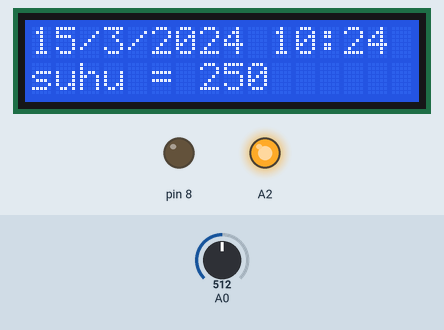
This sketch was run on a simulated Arduino Uno, built with avr-gcc and run on an emulated ATmega328P. On the bench: 16×2 character LCD, output pins drawn as LEDs (lit = HIGH). The test bench sets the inputs (shaded band); at power-on: A0 = 512. The local clock reads 2024-03-15 10:24:30 at power-on unless the sketch sets it; what the sketch prints to the serial monitor is not drawn.

Above: at 1.2 s.
1.3 s: A0 set to 80
At 2.8 s:
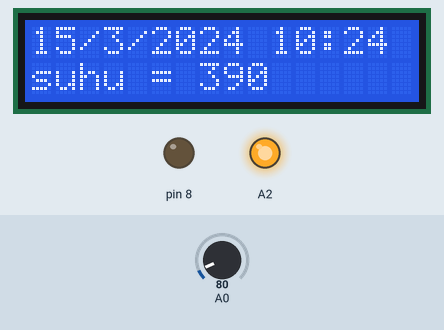
3.5 s: A0 set to 68
At 4.9 s:
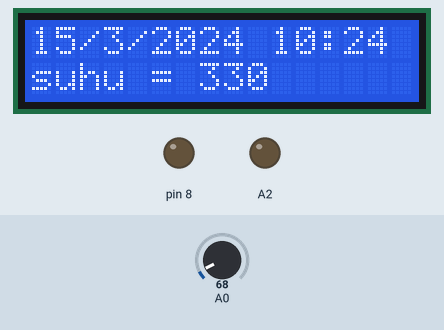
5.6 s: A0 set to 26
At 7.0 s:
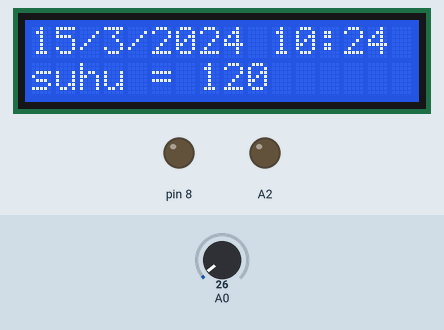
Timing chart, 0 to 8.6 s (numbered marks = the images above; inputs shaded):
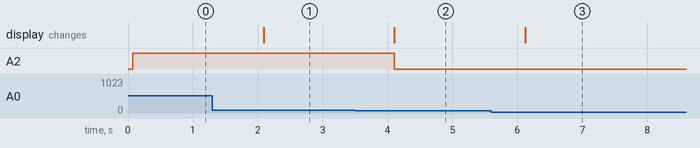

Measured:
- the behaviour switches between 74 and 73 on A0 (found by bisection; images 1 and 2)
- after the input at 1.3 s, the display: changes after 0.79 s (image 1)
- after the input at 3.5 s, A2: HIGH → LOW after 0.60 s; the display: changes after 0.60 s (image 2)
- after the input at 5.6 s, the display: changes after 0.52 s (image 3)

The sketch:

Loger_suhu.ino
```cpp
#include <LiquidCrystal.h>
#include <DS3232RTC.h>
#include <LM35.h>

LM35 suhu (A0);

const int rs = 7, en = 6, d4 = 5, d5 = 4, d6 = 3, d7 = 2;
LiquidCrystal lcd(rs, en, d4, d5, d6, d7);


void setup()
{
  Serial.begin(9600);
  lcd.begin(16, 2);
  setSyncProvider(RTC.get);
  pinMode (8, OUTPUT);
  pinMode (A2, OUTPUT);
}

void loop()
{
  int tgl = day();
  int bln = month();
  int thn = year();
  int jam = hour();
  int mnt = minute();

  lcd.setCursor(0, 0);
  lcd.print(tgl);
  lcd.print('/');
  lcd.print(bln);
  lcd.print('/');
  lcd.print(thn);
  lcd.print(' ');
  lcd.print(jam);
  lcd.print(':');
  lcd.print(mnt);

  if ( (jam == 12) && (mnt == 38))
  {
    digitalWrite (8, HIGH);
  }
  else
  {
    digitalWrite (8, LOW);
  }

  int t = suhu.cel();
  Serial.println(t);

  lcd.setCursor(0, 1);
  lcd.print("suhu = ");
  lcd.print(t);

  if (t >= 36 )
  {
    digitalWrite (A2, HIGH);
  }
  else
  {
    digitalWrite (A2, LOW);
  }

delay (1000);
}
```
